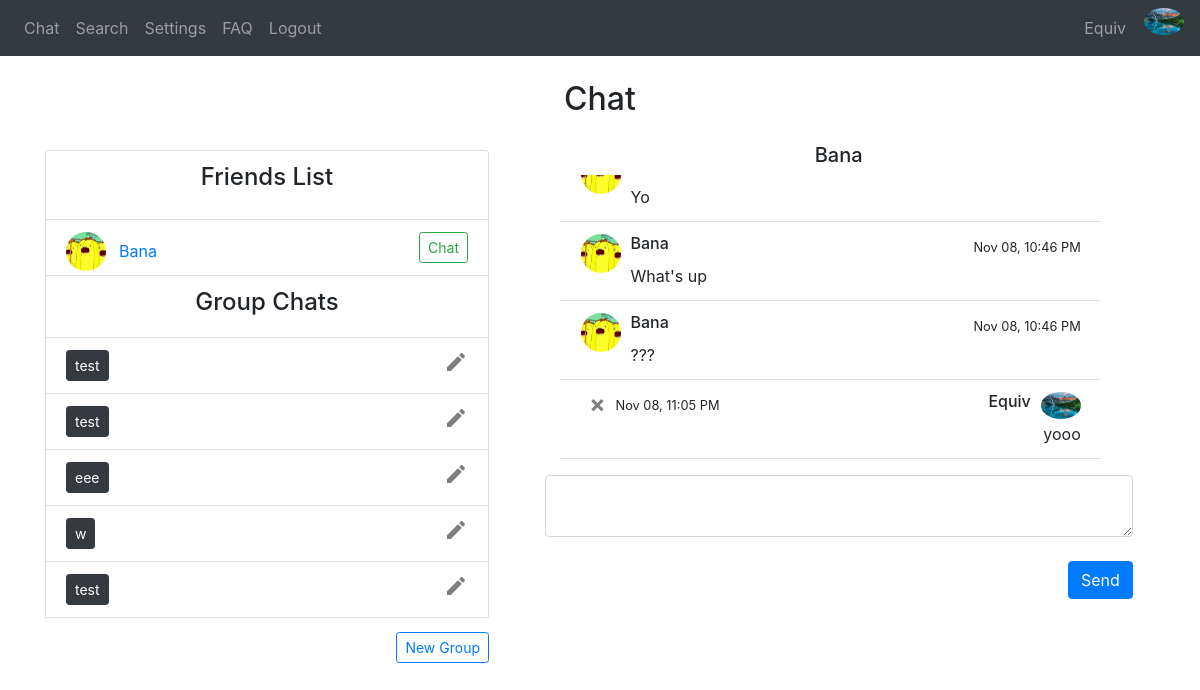
The app's page /chat/Bana (signed in) with its own data.
### website/models.py (models this page shows)
class User(db.Model, UserMixin):
    username = db.Column(db.String(150), unique=True)
    password = db.Column(db.String(150))
    answer = db.Column(db.String(150)) # security word
    question = db.Column(db.String(150)) # security question
    first_name = db.Column(db.String(150))
    status = db.Column(db.String(150))
    messages = db.relationship('Message')
    friends_list = db.relationship('Friend')
    id = db.Column(db.Integer, primary_key=True)
    name = db.Column(db.String(20))
    groups = db.relationship('Group', secondary=user_groups, backref=db.backref('members', lazy='dynamic'))
    image_file = db.Column(db.String(20), nullable=False, default='default.jpg')

class Message(db.Model):
    id = db.Column(db.Integer, primary_key=True)
    data = db.Column(db.String(10000))
    date = db.Column(db.DateTime(timezone=True), default=func.now(tz=pytz.timezone('US/Eastern')))
    user_id = db.Column(db.Integer, db.ForeignKey('user.id')) #one-to-many relationship
    recipient_id = db.Column(db.Integer)
    group_id = db.Column(db.Integer)

class Friend(db.Model):
    id = db.Column(db.Integer, primary_key=True)
    user_id = db.Column(db.Integer, db.ForeignKey('user.id')) #one-to-many relationship
    friend_id = db.Column(db.Integer)
    friend_name = db.Column(db.String(10000))

class Group(db.Model):
    group_id = db.Column(db.Integer, primary_key=True)
    group_name = db.Column(db.String(20))

### website/views.py (the view, shortened to what this page needs)
@views.route('/chat/<string:recipient>', methods=['GET', 'POST'])
@login_required
def chat_with(recipient):
    recipient = User.query.filter(User.username == recipient).first_or_404()
    user_db = User.query.all()
    message_db = Message.query.all()
    return render_template("chat.html", User=User, user=current_user, username=current_user.username, user_db=user_db, Message = Message, recipient=recipient, desc=desc, redirect=redirect, message1=None, datetime=datetime)

### website/__init__.py (called while the page is built)
def create_app():
    app = Flask(__name__)
    app.config['SECRET_KEY'] = 'wadkjwlajda'
    app.config['SQLALCHEMY_DATABASE_URI'] = f'sqlite:///{DB_NAME}'
    db.init_app(app)
    from .views import views
    from .auth import auth
    from .group_views import group_views
    app.register_blueprint(views, url_prefix='/')
    app.register_blueprint(auth, url_prefix='/')
    app.register_blueprint(group_views, url_prefix='/')
    from .models import User, Message
    create_database(app)
    login_manager = LoginManager()
    login_manager.login_view = 'auth.login'
    login_manager.init_app(app)
    @login_manager.user_loader
    def load_user(id):
        return User.query.get(int(id))
    return app

### website/templates/chat.html (shortened to what this page needs)
{% extends "base.html" %} {% block title %}Chat{% endblock %} {% block content
    %}
    <h2 align="center">Chat</h2>
{% if recipient %}
<div style="float: right; width: 55%; padding-right: 2%; padding-top: 1.5%;">
    <ul class="list-group list-group-flush" id="messages">
        <h5 align="center">{{recipient.username}}</h5>
            <div class="overflow-auto p-3 mb-3 mb-md-0 mr-md-3 bg-light;" style="max-height: 300px; display: flex; flex-direction: column-reverse;">
            {% for message in Message.query.order_by(desc(Message.id)).all() %}
            {% if message.user_id == user.id and message.recipient_id == recipient.id %}
                <li class="list-group-item">
                    <div style="height:30px">
                        <div style="float: right; padding-left: 10px"><img style="width:40px" class="rounded-circle account-img" src="{{ url_for('static', filename='profile_pics/' + current_user.image_file) }}"></div>
                        <div style="float: right"><h6>{{username}}</h6></div>
                        <div style="float: left; width: 5%"><a class="close" id="chat" href="/delete-message/{{message.id}}/{{recipient.username}}"><span aria-hidden="true">&times;</span></a></div>
                    {% if (message.date - datetime.datetime.now()).days < 0 %}
                    <div style="float:left; padding-left: 10px"><small>{{(message.date - datetime.timedelta(hours=5)).strftime('%b %d, %I:%M %p')}}</small></div>
                    {% elif (message.date - datetime.datetime.now()).days == -1 %}
                        <div style="float:left; padding-left: 10px"><small>{{(message.date - datetime.timedelta(hours=5)).strftime('Yesterday, %I:%M %p')}}</small></div>
                    {% else %}
                        <div style="float:left; padding-left: 10px"><small>{{(message.date - datetime.timedelta(hours=5)).strftime('%I:%M %p')}}</small></div>
                    {% endif %}
                </div>
                <div align="right">{{message.data}}</div>
                </li>
            {% endif %}
            {% if message.user_id == recipient.id and message.recipient_id == user.id %}
                <li class="list-group-item">
                    <div style="height:30px">
                        <div style="float: left; padding-right: 10px"><img style="width:40px" class="rounded-circle account-img" src="{{ url_for('static', filename='profile_pics/' + User.query.filter(User.id == message.user_id).first_or_404().image_file) }}"></div>
                        <div style="float: left"><h6>{{recipient.username}}</h6></div>
                    {% if (message.date - datetime.datetime.now()).days < 0 %}
                    <div style="float:right"><small>{{(message.date - datetime.timedelta(hours=5)).strftime('%b %d, %I:%M %p')}}</small></div>
                    {% elif (message.date - datetime.datetime.now()).days == -1 %}
                        <div style="float:right"><small>{{(message.date - datetime.timedelta(hours=5)).strftime('Yesterday, %I:%M %p')}}</small></div>
                {% else %}
                    <div style="float:right"><small>{{(message.date - datetime.timedelta(hours=5)).strftime('%I:%M %p')}}</small></div>
                {% endif %}
            </div>
                <div align="left">{{message.data}}</div>
                </li>
            {% endif %}
        {% endfor %}
        </div>
    </ul>
    <form method="POST">
        <textarea name="message" id="message" class="form-control"></textarea>
        <br />
        <div align="right">
            <button type="submit" class="btn btn-primary" onclick="document.getElementById('sound_send').play();" >Send</button>
        </div>
    </form>
</div>
{% endif %}
    <br />
<div style="float: left; width: 40%; padding-left: 0%">
    <li style="height: 70px" class="list-group-item"><h4 align="center">Friends List</h4></li>
    {% if user.friends_list %}
        {% for friend in user.friends_list %}
            <li class="list-group-item">
                <div style="float: left"><img style="width:40px" class="rounded-circle account-img" src="{{ url_for('static', filename='profile_pics/' + User.query.filter(User.id == friend.friend_id).first_or_404().image_file) }}"></div>
                <div style="float: left"><a class="btn btn-link" id="chat" href="/profile/{{User.query.filter(User.id == friend.friend_id).first_or_404().username}}">{{User.query.filter(User.id == friend.friend_id).first_or_404().username}}</a></div>
                <div align="right"><a class="btn btn-outline-success btn-sm" id="chat" href="/chat/{{User.query.filter(User.id == friend.friend_id).first_or_404().username}}">Chat</a></div>
            </li>
        {% endfor %}
    {% endif %}
    {% if user.groups %}
    <li class="list-group-item"><h4 align="center">Group Chats</h4></li>
        {% for group in user.groups %}
            <li class="list-group-item">
                <a class="btn btn-dark btn-sm" id="chat" href="/group-chat/{{group.group_id}}">{{group.group_name}}</a>
                <div style="float: right; width: 5%"><a class="close" id="chat" href="/change-group-name/{{group.group_id}}"><span aria-hidden="true"><i class="material-icons">mode_edit</i></span></a></div>
            </li>
        {% endfor %}
    {% endif %}
    <div style="float: right; padding-top: 3%"><a class="btn btn-outline-primary btn-sm" id="create-group" href="/create-group">New Group</a></div>
</div>
{% endblock %}

### website/templates/base.html (shortened to what this page needs)
<!DOCTYPE html>
<html>
  <head>
    <link
      rel="stylesheet"
      href="https://stackpath.bootstrapcdn.com/bootstrap/4.4.1/css/bootstrap.min.css"
    />
    <link
      rel="stylesheet"
      href="https://stackpath.bootstrapcdn.com/font-awesome/4.7.0/css/font-awesome.min.css"
    />
  </head>
  <body>
    <nav class="navbar navbar-expand-lg navbar-dark bg-dark">
      <div class="collapse navbar-collapse" id="navbar">
        <div class="navbar-nav">
          {% if user.is_authenticated %}
            <a class="nav-item nav-link" id="chat" href="/">Chat</a>
            <a class="nav-item nav-link" id="search" href="/search">Search</a>
            <a class="nav-item nav-link" id="settings" href="/settings">Settings</a>
            <a class="nav-item nav-link" id="faq" href="/faq">FAQ</a>
            <a class="nav-item nav-link" id="logout" href="/logout">Logout</a>
          {% else %}
            <a class="nav-item nav-link" id="login" href="/login">Log In</a>
            <a class="nav-item nav-link" id="signUp" href="/sign-up">Sign Up</a>
            <a class="nav-item nav-link" id="faq" href="/faq">FAQ</a>
          {% endif %}
        </div>
      </div>
      <div class="collapse navbar-collapse justify-content-end" id="navbar">
        <div class="navbar-nav">
          {% if user.is_authenticated %}
          <a class="nav-item nav-link" id="chat" href="/profile">{{user.username}}</a>
          <div style="float: right; padding-left: 10px"><a href="/profile"><img style="width:40px" class="rounded-circle account-img" src="{{ url_for('static', filename='profile_pics/' + current_user.image_file) }}"></a></div>
          {% endif %}
        </div>
      </div>
    </nav>
    <br />
    <div class="container">{% block content %} {% endblock %}</div>
  </body>
</html>

### records on screen
User: username "Equiv", image_file (picture)
User: username "Bana", query.filter "Bana"
Message: image_file (picture), date "Nov 08, 11:05 PM", data "yooo"
Message: image_file (picture), date "Nov 08, 10:46 PM", data "???"
Message: image_file (picture), date "Nov 08, 10:46 PM", data "What's up"
Message: image_file (picture), data "Yo"
Friend: image_file (picture)
Group: group_name "test"
Group: group_name "test"
Group: group_name "eee"
Group: group_name "w"
Group: group_name "test"
